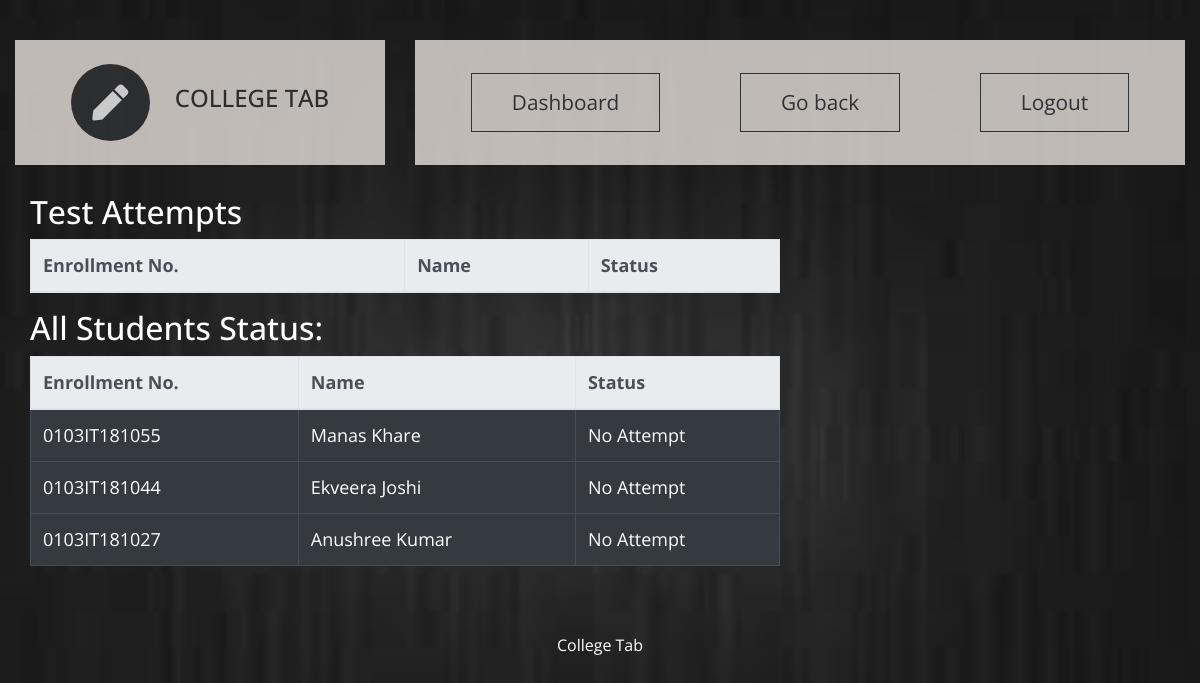
The page /t_dashboard/t_sub_exam_subm/2/1/IT-602/1 (signed in) on the database its author committed.
### ctapp/models.py (models this page shows, shortened)
class student(models.Model):
    user = models.OneToOneField(User, on_delete=models.CASCADE,unique=True)
    enrollment_number = models.CharField(max_length = 12,primary_key = True)
    name = models.CharField(max_length = 30)
    college_name = models.CharField(max_length = 10,choices = CLG_CHOICES,default = 'LNCT')
    sem = models.CharField(max_length = 20,choices = SEMESTER_CHOICES,default = '6')
    sec = models.CharField(max_length = 1,choices = SEC_CHOICES,default = 'A')
    branch= models.CharField(max_length = 20,choices = BRANCH_CHOICES,default = 'IT')
    mobile_no = models.CharField(max_length=10)
    email = models.CharField(max_length=30)

### ctapp/views.py (the view)
# urls.py: path('t_sub_exam_subm/<int:t_id>/<int:c_id>/<str:sub_id>/<int:test_id>', views.teacher_test_submission,name='t_subject_exam_submission'),  # create exam
@login_required(login_url='t_login/')#list students who have given test and their report
def teacher_test_submission(request,t_id,c_id,sub_id,test_id):# list students who have submitted this assignment
    current_teacher = teacher.objects.get(id=t_id)
    current_subject = subject.objects.get(subject_code=sub_id)
    current_class=Class.objects.get(id=c_id)
    current_test = Test.objects.get(id=test_id)
    template = loader.get_template('teacher dashboard test submitted.html')
    student_submission_list = student_testsubmission.objects.filter(id=test_id)
    all_students = student.objects.all().filter(sem=current_class.sem).filter(sec=current_class.sec).filter(branch=current_class.branch)
    context = {'teacher':current_teacher,'student_submission_list':student_submission_list,'all_students':all_students,'subject':current_subject,'class':current_class,'test':current_test}
    return HttpResponse(template.render(context, request))

### ctapp/templates/teacher dashboard test submitted.html (shortened to what this page needs)
<!DOCTYPE html>
<html lang="en">
{% load static %}
  <head>
    <link rel="stylesheet" href="{% static 'css/all.min.css' %}" />
    <link rel="stylesheet" href="{% static 'css/bootstrap.min.css' %}" />
    <link rel="stylesheet" href="{% static 'css/templatemo-style.css' %}" />
    <link rel="stylesheet" href='https://cdnjs.cloudflare.com/ajax/libs/font-awesome/4.0.3/css/font-awesome.css' />
  </head>
  <body id="assignmentPage">
    <div class="parallax-window" data-parallax="scroll" data-image-src="{% static 'img/subs.jpg' %}">
      <div class="container-fluid">
        <div class="row tm-brand-row">
          <div class="col-lg-4 col-11">
            <div class="tm-brand-container tm-bg-white-transparent">
              <i class="fas fa-2x fa-pen tm-brand-icon"></i>
              <div class="tm-brand-texts">
                <h1 class="text-uppercase tm-brand-name">College Tab</h1>
              </div>
            </div>
          </div>
          <div class="col-lg-8 col-1">
            <div class="tm-nav">
              <nav
                class="navbar navbar-expand-lg navbar-light tm-bg-white-transparent tm-navbar">
                <div class="collapse navbar-collapse" id="navbarNav">
                  <ul class="navbar-nav">
                    <li class="nav-item">
                      <a href="{% url 'teacher:t_db' teacher.id %}" class="btn btn-outline-dark">
                        Dashboard
                      </a>
                    </li>
                    <li class="nav-item">
                      <a href="{% url 'teacher:t_subject_exam_db' teacher.id class.id subject.subject_code %}" class="btn btn-outline-dark">
                        Go back
                      </a>
                    </li>
                    <li class="nav-item">
                      <a href="{% url 't_logout' %}" class="btn btn-outline-dark">
                        Logout
                      </a>
                    </li>
                  </ul>
                </div>
              </nav>
            </div>
          </div>
        </div>
      <div class="col-8">
        <h2 class="mb-8" style="color:white;">Test Attempts</h2>
        <div class="table-responsive">
          <table class="table custom-table table-bordered table-hover table-dark">
            <thead class="thead-light">
              <tr>
                <th scope="col">Enrollment No.</th>
                <th scope="col">Name</th>
                <th scope="col">Status</th>
              </tr>
            </thead>
          </table>
        </div>
      </div>
    <div class="col-8">
      <h2 class="mb-8" style="color:white;">All Students Status:</h2>
      <div class="table-responsive">
        <table class="table custom-table table-bordered table-hover table-dark">
          <thead class="thead-light">
            <tr>
              <th scope="col">Enrollment No.</th>
              <th scope="col">Name</th>
              <th scope="col">Status</th>
            </tr>
          </thead>
          <tbody>
            {% for student in all_students %}
            <tr scope="row">
                <td>{{student.enrollment_number}}</td>
                <td>{{student.name}}</td>
                {% if s in student_submission_list %}
                  <td>Attempted</td>
                {% else %}
                  <td>No Attempt</td>
                {% endif %}
            </tr>
            {% endfor %}
          </tbody>
        </table>
      </div>
    </div>
         <footer class="row">
            <p class="col-12 text-white text-center tm-copyright-text">
              College Tab
            </p>
          </footer>
        </div>
      </div>
    </body>
  </html>

### ctapp/static/css/templatemo-style.css (style rules this page uses)
html { scroll-behavior: smooth; }
body { font-family: "Open Sans", Arial, Helvetica, sans-serif; font-size: 18px; font-weight: 400; color: #6b6b6b; overflow-x: hidden; }
a, button { transition: all 0.3s ease; }
.container-fluid { max-width: 1310px; }
.parallax-window { min-height: 1100px; background: transparent; }
.tm-bg-white-transparent { background-color: rgba(255, 255, 255, 0.8); }
.tm-brand-row { align-items: center; padding-top: 40px; padding-bottom: 28px; }
.tm-brand-container { max-width: 500px; height: 125px; display: flex; align-items: center; justify-content: center; }
.tm-brand-icon { width: 79px; height: 77px; display: flex; align-items: center; justify-content: center; background-color: #333436; color: white; border-radius: 50%; margin-right: 25px; }
.tm-brand-name { font-size: 1.5rem; color: #333333; }
::placeholder { color: black; opacity: 1; }
.tm-navbar { max-width: 840px;min-height: 125px;justify-content:; }
.tm-navbar .navbar-nav { width: 100%; display: flex; align-items: center; justify-content: space-around; }
.nav-item { position: relative; }
.btn { border-radius: 0; padding: 13px 40px; font-size: 1.3rem; }
p { line-height: 1.7; }
.tm-copyright-text { font-size: 1rem; padding-top: 50px; padding-bottom: 45px; }
.tm-bg-white-transparent { background-color: #F2EBE7;; opacity: 0.77; color: #F4F3F2; font-weight: bold; }
::placeholder { color: black; }
.text-center { align-self: center; }

### rows shown on the page
student: enrollment_number "0103IT181055", name "Manas Khare"
student: enrollment_number "0103IT181044", name "Ekveera Joshi"
student: enrollment_number "0103IT181027", name "Anushree Kumar"
